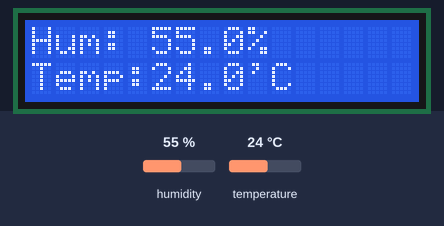
A sketch run on a simulated ESP8266 (NodeMCU). On the bench: 16×2 character LCD. The test bench sets the inputs (shaded band); at power-on: humidity 55 %, temperature 24 °C.

Above: at 2.8 s.
2.9 s: humidity set to 22 %
At 5.5 s:
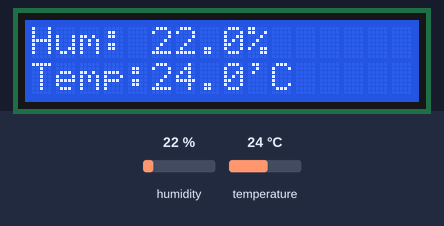
7.8 s: temperature set to 12 °C
At 9.8 s:
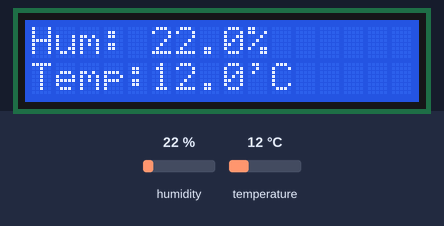
12.1 s: humidity set to 40 %
At 14.0 s:
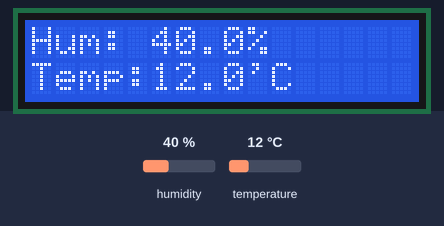
16.4 s: temperature set to 19 °C
At 18.2 s:
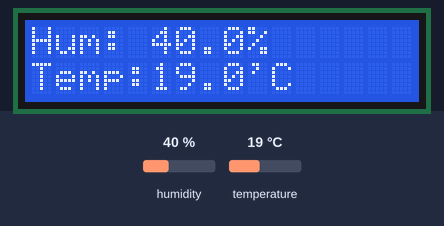
Timing chart, 0 to 19.7 s (numbered marks = the images above; inputs shaded):
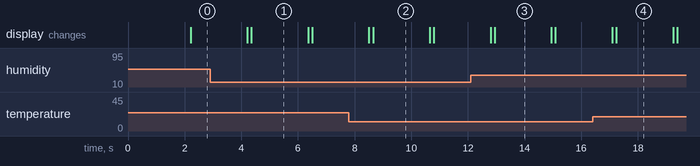

Measured:
- after the input at 2.9 s, the display: first differs from a run without the input after 1.5 s (image 1)
- after the input at 7.8 s, the display: first differs from a run without the input after 0.85 s (image 2)
- after the input at 12.1 s, the display: first differs from a run without the input after 0.84 s (image 3)
- after the input at 16.4 s, the display: first differs from a run without the input after 0.84 s (image 4)
- what the display in image 1 shows lasts 2.0 s, from 4.4 s to 6.4 s

The sketch:

HelloWorld-lcd_example.ino
```cpp
#include <Wire.h> //아두이노에서 제공하는 i2c 라이브러리
#include <LiquidCrystal_I2C.h>
#include "DHT.h"

#define DHTPIN D7
#define DHTTYPE DHT11

// Set the LCD address to 0x27 for a 16 chars and 2 line display
LiquidCrystal_I2C lcd(0x27, 16, 2);
//0x27은 해당 번지에 있는 놈만 대답하라는 고유번지를 의미한다.
//i2c통신을 하기 위해서 공장에서 지정된 주소이다.

DHT dht(DHTPIN, DHTTYPE);

void setup()
{
  Serial.begin(9600);
  dht.begin();
	// initialize the LCD
	lcd.begin();

	// Turn on the blacklight and print a message.
	lcd.backlight();
}

void loop()
{
  delay(2000);
  lcd.clear();
  delay(100);
  float h = dht.readHumidity();
  float t = dht.readTemperature();

  lcd.setCursor(0,0);
  lcd.print("Hum: ");
  lcd.print(h, 1);
  lcd.print("%");
  lcd.setCursor(0,1);
  lcd.print("Temp:");
  lcd.print(t, 1);
  lcd.print("'C");
}
```
